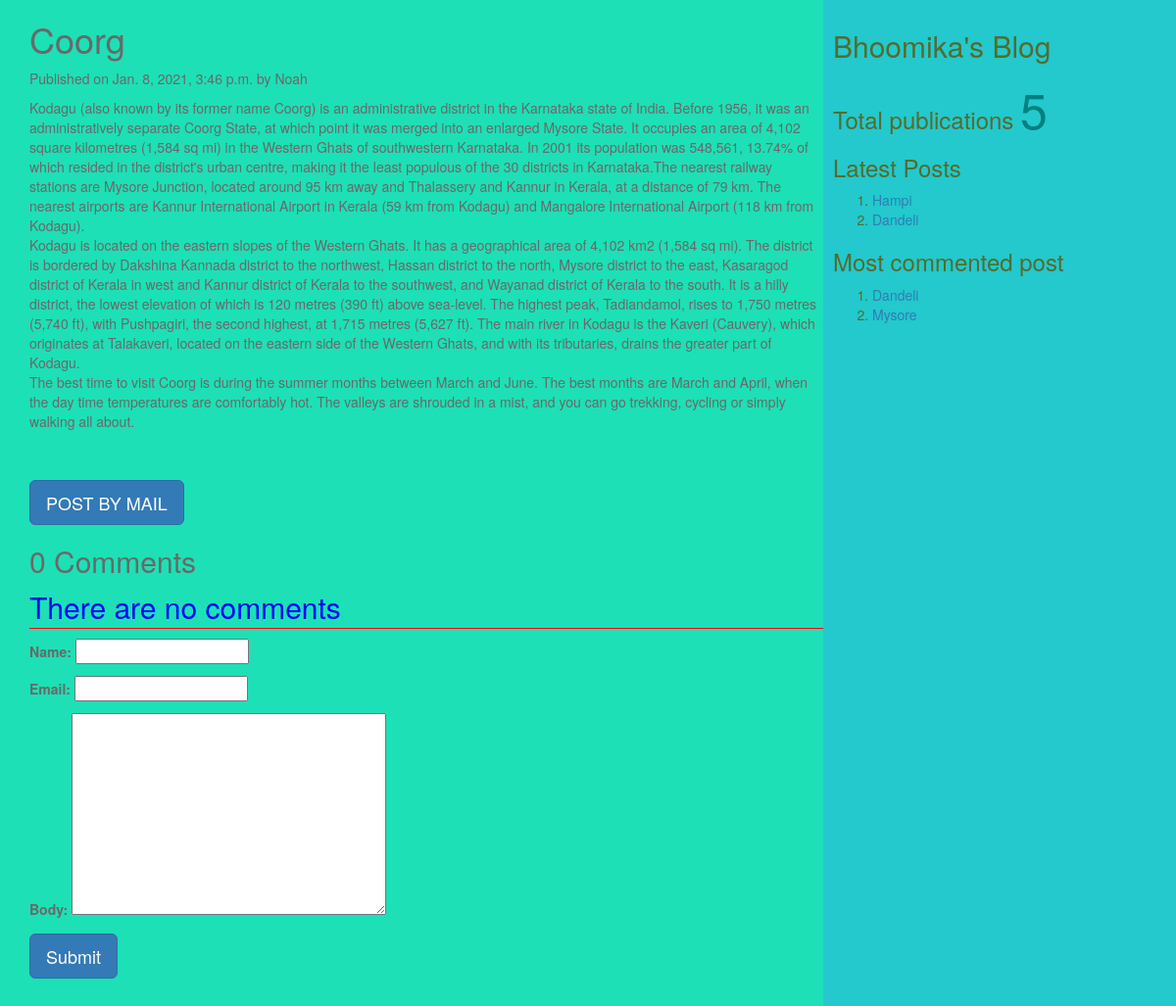
The app's page /2021/01/08/coorg/ with its own data.
### myApp/models.py (models this page shows, shortened)
class Post(models.Model):
    tags=TaggableManager()
    STATUS_CHOICE=(('draft','Draft'),('published','Published'))
    title=models.CharField(max_length=200)
    slug=models.SlugField(max_length=50,unique_for_date='publish')
    author=models.ForeignKey(User,related_name='blog_posts',on_delete=models.CASCADE)
    body=models.TextField()
    publish=models.DateTimeField(default=timezone.now)
    created=models.DateTimeField(auto_now_add=True)
    updates=models.DateTimeField(auto_now=True)
    status=models.CharField(max_length=20,choices=STATUS_CHOICE,default='draft')
    objects=CustomManager()
    class Meta:
        ordering=('-publish',)
    def get_absolute_url(self):
        return reverse('post_detail',args=[self.publish.year,self.publish.strftime('%m'),self.publish.strftime('%d'),self.slug])

### myApp/views.py (the view, shortened to what this page needs)
# urls.py: url(r'(?P<year>\d{4})/(?P<month>\d{2})/(?P<day>\d{2})/(?P<post>[-\w]+)/$',views.post_detail_view,name='post_detail'),
def post_detail_view(request,year,month,day,post):
    post=get_object_or_404(Post,slug=post,publish__year=year,publish__month=month,publish__day=day)
    comments=post.comments.filter(active=True)
    csubmit=False
    form=CommentForm()
    d={'post':post,'form':form,'csubmit':csubmit,'comments':comments}
    return render(request,'myApp/post_detail.html',d)

### myApp/forms.py
class CommentForm(forms.ModelForm):
    class Meta:
        model=Comment
        fields=('name','email','body')

### myApp/models.py (called while the page is built)
    def get_queryset(self):
        return super().get_queryset().filter(status='published')

### myApp/templatetags/mytags.py (called while the page is built)
@register.simple_tag
def total_posts():
    return Post.objects.count()

@register.inclusion_tag('myApp/latest_post.html')
def show_latest_posts(count=3):
    latest_posts=Post.objects.order_by('-publish')[:count]
    return {'latest_posts':latest_posts}

@register.simple_tag
def get_most_commented_posts(count=2):
    return Post.objects.annotate(total_comments=Count('comments')).order_by('-total_comments')[:count]

### templates/myApp/post_detail.html (shortened to what this page needs)
<html>
    {%extends 'myApp/parent.html'%}
        {%block content_block%}
        <h1>{{post.title}}</h1>
        <p>Published on {{post.publish}} by {{post.author|title}}</p>
        {{post.body|linebreaks}}<br><br>
        <a href="/{{post.id}}/share" class='btn btn-lg btn-primary'>POST BY MAIL</a>
        {%with comments.count as comments_count%}
        <h2>{{comments_count}} Comment{{comments_count|pluralize}} </h2>
        {%endwith%}
        {%if comments%}
         {%for c in comments%}
         <p>Comment {{forloop.counter}} by {{c.name}}</p>
         <div>{{c.body|linebreaks}}</div>
         <hr>
        {%endfor%}
        {%else%}
         <p style="color:blue;font-size:30px;font-style:bold;border-bottom:1px red solid">There are no comments</p>
        {%endif%}
        {%if csubmit%}
        <h1>Thank you....Your comment has been added successfully!!!!</h1>
        {%else%}
        <form method="post">
            {{form.as_p}}
            <input type="submit" class='btn btn-lg btn-primary' value="Submit">
        </form>
        {%endif%}
        {%endblock%}

### templates/myApp/parent.html (shortened to what this page needs)
<html>
{%load mytags%}
    <head>
        <link rel="stylesheet" href="https://maxcdn.bootstrapcdn.com/bootstrap/3.3.7/css/bootstrap.min.css">
    </head>
    <body>
        <div class="content" style="width:70%;float:left;background-color:1de0b6;color:dimgrey;height:300%;padding:0 0 0 30px">
            {%block content_block%}
            {%endblock%}
        </div>
        <div class="sidebar" style="width:30%;float:right;background-color:23c9cc;color:darkolivegreen;height:300%;padding:10px">
            <h2>Bhoomika's Blog</h2>
            <h3>Total publications
                <span style="color:teal;font-size:50px">
                    {%total_posts%}</span>
                    <h3>Latest Posts</h3>
                    {% show_latest_posts 2 %}
                    <h3>Most commented post</h3>
                    {% get_most_commented_posts as m%}
                    <ol>
                        {%for post in m%}
                        <li><a href="{{post.get_absolute_url}}">{{post.title}}</a></li>
                        {%endfor%}
                    </ol>
            </h3>
        </div>
    </body>
</html>

### templates/myApp/latest_post.html
<!DOCTYPE html>
<html lang="en" dir="ltr">
<body>
    <ol>
    {%for post in latest_posts%}
    <li><a href="{{post.get_absolute_url}}">{{post.title}}</a></li>
    {%endfor%}
    </ol>
</body>
</html>

### records on screen
Post: title "Coorg", publish "Jan. 8, 2021, 3:46 p.m.", author "Noah", body "Kodagu (also known by its former name Coorg) is an administrative district in the Karnataka state of India. Before 1956, it was an administratively separate Coorg State, at which point it was merged into an enlarged Mysore State. It occupies an area of 4,102 square kilometres (1,584 sq mi) in the Western Ghats of southwestern Karnataka. In 2001 its population was 548,561, 13.74% of which resided in the district's urban centre, making it the least populous of the 30 districts in Karnataka.The nearest railway stations are Mysore Junction, located around 95 km away and Thalassery and Kannur in Kerala, at a distance of 79 km. The nearest airports are Kannur International Airport in Kerala (59…"
Post: title "Hampi"
Post: title "Dandeli"
Post: title "Mysore"

### other values on screen
{{ comments_count }} "0"
